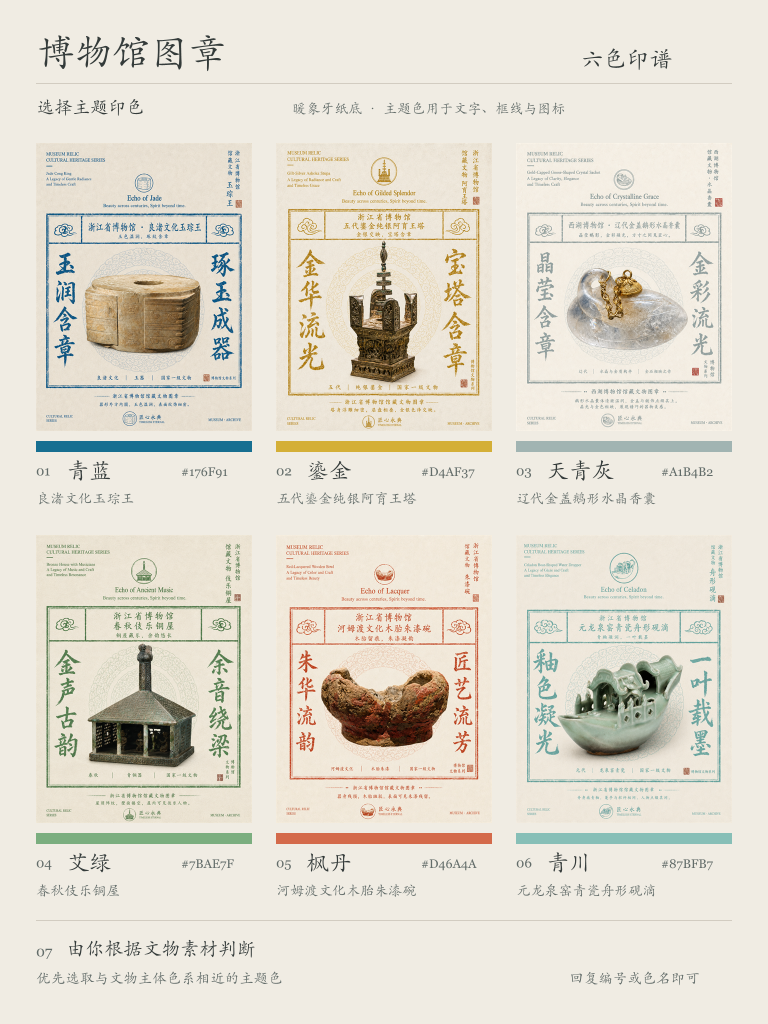
#> input picture assets/theme-color-options.png, 1536 x 2048 px (shown at 1/2 size)
$ python normalize-output.py ../assets/theme-color-options.png
#> lines starting #> are read from the running program, lines starting #| are printed output that depends on the picture
#!/usr/bin/env python3
"""Validate and normalize museum-relic stamp images for delivery."""

from __future__ import annotations

import argparse
import json
import re
import sys
from pathlib import Path

try:
    from PIL import Image, ImageOps, UnidentifiedImageError
except ImportError:  # pragma: no cover - exercised only without the dependency
    requirements = Path(__file__).resolve().parent.parent / "requirements.txt"
    print(
        "Pillow is required. Install it with: "
        f"python3 -m pip install -r {requirements}",
        file=sys.stderr,
    )
    raise SystemExit(2)


ALLOWED_SIZES = {(768, 1024), (1536, 2048)}
WINDOWS_RESERVED_NAMES = {
    "CON",
    "PRN",
    "AUX",
    "NUL",
    *(f"COM{number}" for number in range(1, 10)),
    *(f"LPT{number}" for number in range(1, 10)),
}


class NormalizationError(Exception):
    """An expected validation or output error."""


def parse_size(value: str) -> tuple[int, int]:
    match = re.fullmatch(r"\s*(\d+)\s*[xX×]\s*(\d+)\s*", value)
    if not match:
        raise argparse.ArgumentTypeError("size must look like 768x1024")
    size = (int(match.group(1)), int(match.group(2)))
    if size not in ALLOWED_SIZES:
        allowed = ", ".join(f"{width}x{height}" for width, height in sorted(ALLOWED_SIZES))
        raise argparse.ArgumentTypeError(f"size must be one of: {allowed}")
    return size


def safe_stem(value: str) -> str:
    stem = value.strip()
    stem = re.sub(r'[<>:"/\\|?*\x00-\x1f]', "-", stem)
    stem = re.sub(r"\s+", "-", stem)
    stem = re.sub(r"-+", "-", stem).strip(" .-_")
    if not stem:
        stem = "museum-relic-stamp"
    if stem.split(".", 1)[0].upper() in WINDOWS_RESERVED_NAMES:
        stem = f"museum-{stem}"
    return stem[:120].rstrip(" .") or "museum-relic-stamp"


def reserve_output(output_dir: Path, stem: str):
    version = 1
    while True:
        suffix = "" if version == 1 else f"-v{version}"
        candidate = output_dir / f"{stem}{suffix}.png"
        try:
            return candidate, version, candidate.open("xb")
        except FileExistsError:
            version += 1


def dimensions(width: int, height: int) -> dict[str, int]:
    return {"width": width, "height": height}


def normalize(args: argparse.Namespace) -> dict[str, object]:
    source = args.input.expanduser().resolve()
    if not source.is_file():
        raise NormalizationError(f"input image does not exist: {source}")

    target_width, target_height = args.size
    try:
        with Image.open(source) as opened:
#> opened is the input picture: PIL image 1536x2048 RGBA; mean R, G, B, A 225.5, 220.3, 207.9, 255
            opened.load()
            original_width, original_height = opened.size
#> original_width = 1536; original_height = 2048
            image = ImageOps.exif_transpose(opened)
            source_width, source_height = image.size
#> source_width = 1536; source_height = 2048
            source_info = dict(opened.info)
#> source_info = {'srgb': 0, 'gamma': 0.455, 'dpi': (95.99, 95.99)}
    except (OSError, UnidentifiedImageError) as error:
        raise NormalizationError(f"cannot read input image: {error}") from error

    if source_width * target_height != source_height * target_width:
        raise NormalizationError(
            f"input is {source_width}x{source_height}; strict 3:4 is required and cropping is disabled"
        )
    if source_width < target_width or source_height < target_height:
        raise NormalizationError(
            f"input is {source_width}x{source_height}, smaller than target "
            f"{target_width}x{target_height}; upscaling is disabled"
        )

    action = "validated" if image.size == args.size else "downscaled"
#> action = 'downscaled'
    report: dict[str, object] = {
        "status": "ok",
        "input": str(source),
        "input_pixels": dimensions(original_width, original_height),
        "oriented_pixels": dimensions(source_width, source_height),
        "target_pixels": dimensions(target_width, target_height),
        "aspect": "3:4",
        "action": action,
        "resample": None if action == "validated" else "Lanczos",
        "upscaled": False,
        "cropped": False,
        "overwritten": False,
    }

    if args.check_only:
        report["action"] = "valid" if action == "validated" else "would_downscale"
        report["output"] = None
        report["version"] = None
        return report

    has_alpha = "A" in image.getbands() or "transparency" in source_info
#> has_alpha = True
    image = image.convert("RGBA" if has_alpha else "RGB")
    if action == "downscaled":
        image = image.resize(args.size, Image.Resampling.LANCZOS)
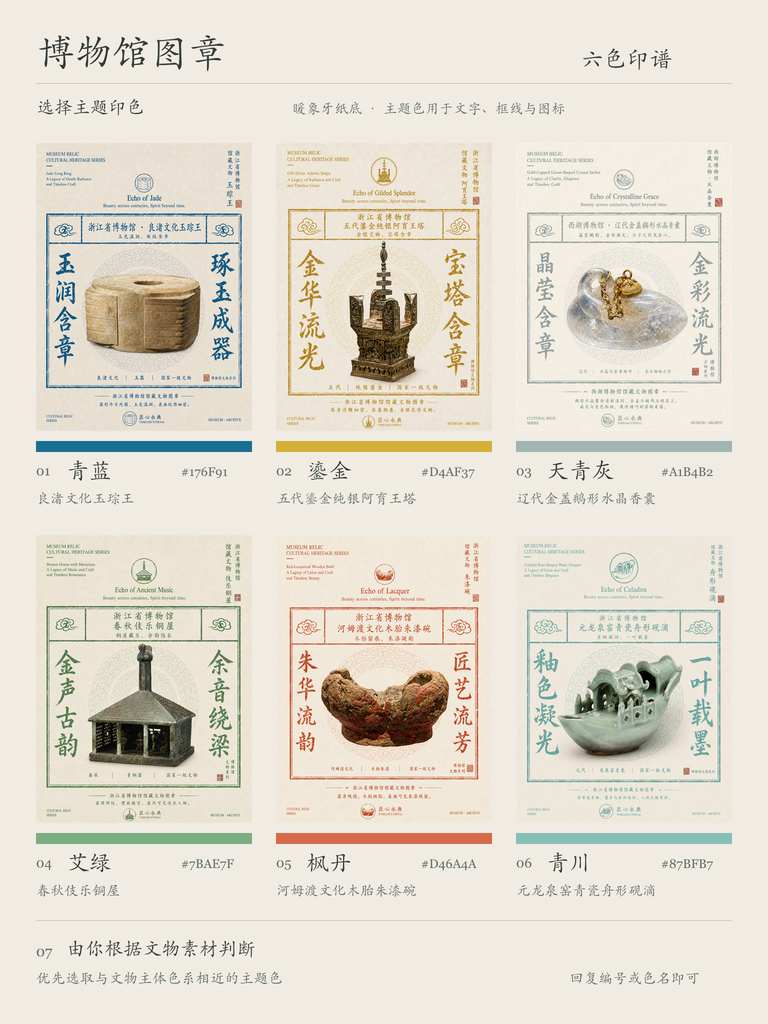
#> image: PIL image 768x1024 RGBA; mean R, G, B, A 225.5, 220.3, 207.9, 255

    output_dir = args.output_dir.expanduser().resolve()
    stem = safe_stem(args.name or source.stem)
    try:
        output_dir.mkdir(parents=True, exist_ok=True)
        destination, version, output_handle = reserve_output(output_dir, stem)
    except OSError as error:
        raise NormalizationError(f"cannot prepare output directory: {error}") from error

    save_options: dict[str, object] = {"format": "PNG", "optimize": True}
    if source_info.get("icc_profile"):
        save_options["icc_profile"] = source_info["icc_profile"]
    if source_info.get("dpi"):
        save_options["dpi"] = source_info["dpi"]

    try:
        with output_handle:
            image.save(output_handle, **save_options)
        with Image.open(destination) as completed:
            if completed.size != args.size:
                raise NormalizationError(
                    f"written image is {completed.width}x{completed.height}, expected "
                    f"{target_width}x{target_height}"
                )
            completed.verify()
    except Exception as error:
        destination.unlink(missing_ok=True)
        if isinstance(error, NormalizationError):
            raise
        raise NormalizationError(f"cannot write output image: {error}") from error

    report["output"] = str(destination)
    report["version"] = version
    return report


def build_parser() -> argparse.ArgumentParser:
    parser = argparse.ArgumentParser(
        description=(
            "Validate a strict 3:4 museum-relic stamp, downscale it without cropping, "
            "and save it with non-destructive version naming."
        )
    )
    parser.add_argument("input", type=Path, help="source PNG, JPEG, or other Pillow-readable image")
    parser.add_argument(
        "--size",
        type=parse_size,
        default=(768, 1024),
        metavar="WIDTHxHEIGHT",
        help="delivery size: 768x1024 (default) or 1536x2048",
    )
    parser.add_argument(
        "--output-dir",
        type=Path,
        default=Path.cwd() / "output" / "museum-relic-stamp",
        help="destination directory (default: ./output/museum-relic-stamp)",
    )
    parser.add_argument(
        "--name",
        help="base filename without extension; unsafe cross-platform characters are replaced",
    )
    parser.add_argument(
        "--check-only",
        action="store_true",
        help="validate and report the required action without writing a file",
    )
    parser.add_argument("--json", action="store_true", help="print the report as JSON")
    return parser


def print_report(report: dict[str, object], as_json: bool) -> None:
    if as_json:
        print(json.dumps(report, ensure_ascii=False, indent=2))
        return
    source = report["oriented_pixels"]
    target = report["target_pixels"]
    assert isinstance(source, dict) and isinstance(target, dict)
    print(
        f"OK: {source['width']}x{source['height']} -> "
        f"{target['width']}x{target['height']} ({report['action']})"
    )
    if report["output"]:
        print(f"Output: {report['output']}")
        print(f"Version: {report['version']}")


def main() -> int:
    parser = build_parser()
    args = parser.parse_args()
    try:
        report = normalize(args)
    except NormalizationError as error:
        if args.json:
            print(json.dumps({"status": "error", "error": str(error)}, ensure_ascii=False, indent=2))
        else:
            print(f"ERROR: {error}", file=sys.stderr)
        return 1
    print_report(report, args.json)
    return 0


if __name__ == "__main__":
#> (the run stopped early here; a loop or call above may not have finished)
